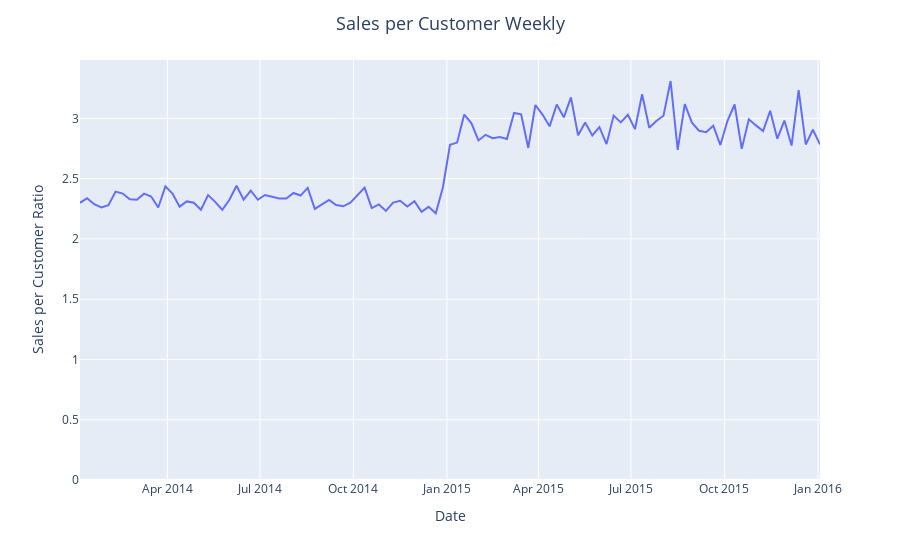

Source (notebook cell):
### Markdown cell above
#### Sales per Customer Weekly

### Code cell
sales_per_customer = sales_weekly / unique_customer_weekly
fig = px.line(sales_per_customer, x=sales_per_customer.index, y=sales_per_customer,
              labels={'y': 'Sales per Customer Ratio'})
fig.update_layout(title_text='Sales per Customer Weekly',
                  title_x=0.5, title_font=dict(size=18))
fig.update_yaxes(rangemode="tozero")
fig.show()
